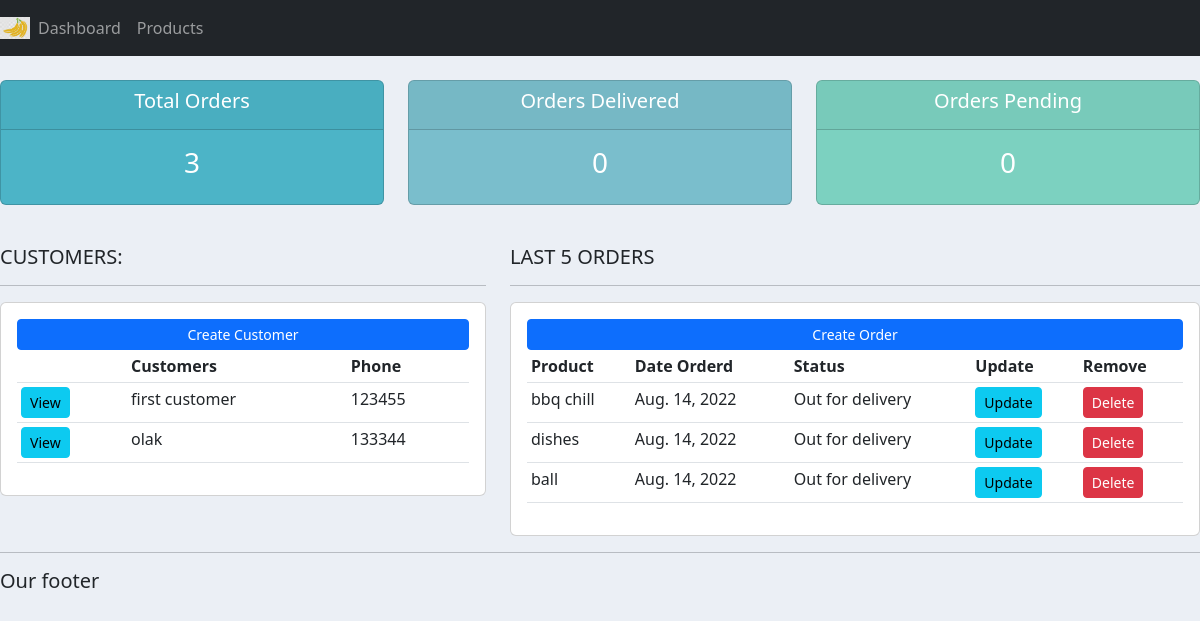
Before: / with the older database file.
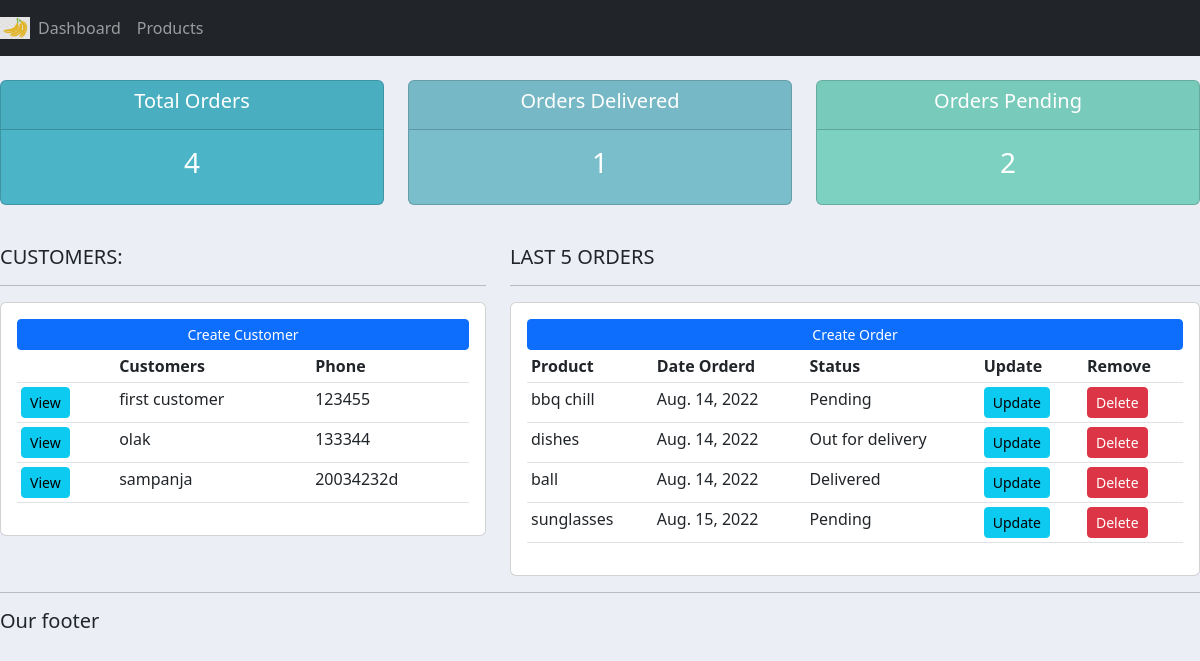
After: the same page with the newer database file.
### accounts/models.py (models this page shows, shortened)
class Customer(models.Model):
	name=models.CharField(max_length=200, null=True)
	phone=models.CharField(max_length=200,null=True)
	email=models.CharField(max_length=200, null=True)
	date_created=models.DateField(auto_now_add=True)

class Order(models.Model):
	STATUS=(
		('Pending','Pending'),
		('Out for delivery', 'Out for delivery'),
		('Delivered','Delivered'),
		)
	customer=models.ForeignKey(Customer, null=True, on_delete=models.SET_NULL)
	product=models.ForeignKey(Product, null=True, on_delete=models.SET_NULL)
	date_created=models.DateField(auto_now_add=True, null=True)
	status=models.CharField(max_length=200, null=True, choices=STATUS)

class Product(models.Model):
	CATEGORY=(
		('Indoor','Indoor'),
		('Outdoor','Outdoor'),
		)
	name=models.CharField(max_length=200, null=True)
	price=models.FloatField(null=True)
	category=models.CharField(max_length=200, null=True, choices=CATEGORY)
	description=models.CharField(max_length=200, null=True, blank=True)
	date_created=models.DateField(auto_now_add=True)
	tags=models.ManyToManyField(Tag)
	def __str__(self):
		return self.name

### accounts/views.py (the view)
# urls.py: path('', views.home, name="home"),
def home(request):
    orders=Order.objects.all()
    customers=Customer.objects.all()
    total_customers=customers.count()
    total_orders=orders.count()
    delivered=orders.filter(status='Delivered').count()
    pending=orders.filter(status='Pending').count()
    context={'orders': orders,'customers':customers,'total_customers':total_customers,'total_orders':total_orders,'delivered':delivered,'pending':pending}
    return render(request,'accounts/dashboard.html',context)

### accounts/templates/accounts/dashboard.html
{% extends 'accounts/main.html' %}
{% block content %}
{%  include 'accounts/status.html' %}
<br>
<div class="row">
	<div class="col-md-5">
		<h5>CUSTOMERS:</h5>
		<hr>
		<div class="card card-body">
			<a class="btn btn-primary  btn-sm btn-block" href="">Create Customer</a>
			<table class="table table-sm">
				<tr>
					<th></th>
					<th>Customers</th>
					<th>Phone</th>
				</tr>
				{% for customer in customers %}
					<tr>
						<td><a class="btn btn-sm btn-info" href= "{% url 'customer' customer.id %}">View</a></td>
						<td>{{customer.name}}</td>
						<td>{{customer.phone}}</td>
					</tr>
				{% endfor %}
			</table>
		</div>
	</div>
	<div class="col-md-7">
		<h5>LAST 5 ORDERS</h5>
		<hr>
		<div class="card card-body">
			<a class="btn btn-primary  btn-sm btn-block" href="">Create Order</a>
			<table class="table table-sm">
				<tr>
					<th>Product</th>
					<th>Date Orderd</th>
					<th>Status</th>
					<th>Update</th>
					<th>Remove</th>
				</tr>
				{% for order in orders %}
					<tr>
						<td>{{order.product}}</td>
						<td>{{order.date_created}}</td>
						<td>{{order.status}}</td>
						<td><a class="btn btn-sm btn-info" href="">Update</a></td>
						<td><a class="btn btn-sm btn-danger" href="">Delete</a></td>
					</tr>
				{% endfor %}
			</table>
		</div>
	</div>
</div>
{% endblock %}

### accounts/templates/accounts/main.html (shortened to what this page needs)
{% load static %}
<!DOCTYPE html>
<html>
<head>
	<link rel="stylesheet" href="https://cdn.jsdelivr.net/npm/bootstrap@5.2.0/dist/css/bootstrap.min.css">
	<link rel="stylesheet" type="text/css" href="{% static '/css/main.css' %}">
</head>
<body>
	{% include 'accounts/navbar.html' %}
	{% block content %}
	{% endblock %}
	<hr>
	<h5>Our footer</h5>
</body>
</html>

### accounts/templates/accounts/navbar.html (shortened to what this page needs)
{% load static %}
<nav class="navbar navbar-expand-lg navbar-dark bg-dark">
 <img width="30px" src="{% static '/images/logo.png' %}">
  <div class="collapse navbar-collapse" id="navbarNav">
    <ul class="navbar-nav">
      <li class="nav-item active">
        <a class="nav-link" href="{% url 'home' %}">Dashboard</a>
      </li>
      <li class="nav-item">
        <a class="nav-link" href="{% url 'products' %}">Products</a>
      </li>
    </ul>
  </div>
</nav>

### accounts/templates/accounts/status.html
<br>
<div class="row">
	<div class="col">
		<div class="col-md">
			<div class="card text-center text-white  mb-3" id="total-orders">
			  	<div class="card-header">
			  		<h5 class="card-title">Total Orders</h5>
			  	</div>
			  	<div class="card-body">
			    	<h3 class="card-title">{{total_orders}}</h3>
			  	</div>
			</div>
		</div>
	</div>
	<div class="col">
		<div class="col-md">
			<div class="card text-center text-white  mb-3" id="orders-delivered">
			  	<div class="card-header">
			  		<h5 class="card-title">Orders Delivered</h5>
			  	</div>
			  	<div class="card-body">
			    	<h3 class="card-title">{{delivered}}</h3>
			  	</div>
			</div>
		</div>
	</div>
	<div class="col">
		<div class="col-md">
			<div class="card text-center text-white  mb-3" id="orders-pending">
			  	<div class="card-header">
			  		<h5 class="card-title">Orders Pending</h5>
			  	</div>
			  	<div class="card-body">
			    	<h3 class="card-title">{{pending}}</h3>
			  	</div>
			</div>
		</div>
	</div>
</div>

### static/css/main.css (style rules this page uses)
body { background-color: #ebeff5; }
#total-orders { background-color: #4cb4c7; }
#orders-delivered { background-color: #7abecc; }
#orders-pending { background-color: #7CD1C0; }

Changed rows visible on the page:
added Customer: name "sampanja", phone "20034232d"
changed Order "bbq chill": status "Out for delivery" → "Pending"
changed Order "ball": status "Out for delivery" → "Delivered"
added Order: product "sunglasses", date_created "Aug. 15, 2022", status "Pending"
Other visible differences:
{{ total_orders }}: "3" → "4"
{{ delivered }}: "0" → "1"
{{ pending }}: "0" → "2"
